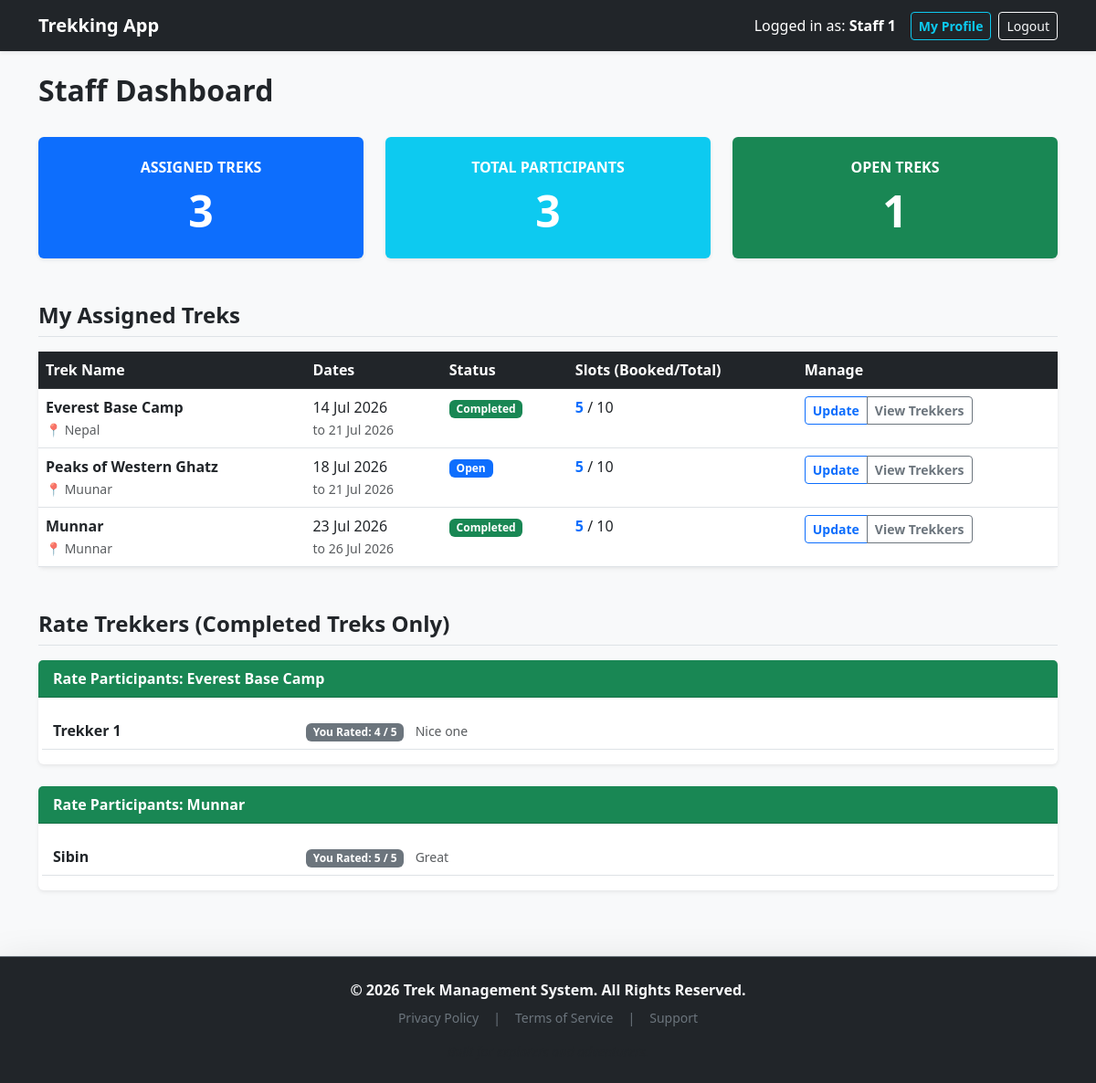
The app's page /staff (signed in) with its own data.
### models.py (models this page shows, shortened)
class User(db.Model):
    id = db.Column(db.Integer, primary_key=True)
    username = db.Column(db.String(150), unique=True, nullable=False)
    email = db.Column(db.String(150), unique=True, nullable=False)
    password = db.Column(db.String(150), nullable=False)
    role = db.Column(db.String(50), nullable=False)
    is_approved = db.Column(db.Boolean, default=True)
    full_name = db.Column(db.String(150), nullable=True)
    contact_number = db.Column(db.String(20), nullable=True)
    emergency_contact = db.Column(db.String(20), nullable=True)
    experience_years = db.Column(db.Integer, nullable=True)
    is_blacklisted = db.Column(db.Boolean, default=False)

class Trek(db.Model):
    id = db.Column(db.Integer, primary_key=True)
    name = db.Column(db.String(150), nullable=False)
    location = db.Column(db.String(150), nullable=False)
    difficulty = db.Column(db.String(50))
    duration = db.Column(db.Integer)
    slots = db.Column(db.Integer)
    status = db.Column(db.String(50), default="Open")
    staff_id = db.Column(db.Integer, db.ForeignKey('user.id'), nullable=True)
    start_date = db.Column(db.Date, nullable=False)
    end_date = db.Column(db.Date, nullable=False)
    description = db.Column(db.Text, nullable=True)
    price = db.Column(db.Float, nullable=False)
    @property
    def booked_count(self):
        return sum(b.slots_booked for b in self.bookings)

class Booking(db.Model):
    id = db.Column(db.Integer, primary_key=True)
    user_id = db.Column(db.Integer, db.ForeignKey('user.id'))
    trek_id = db.Column(db.Integer, db.ForeignKey('trek.id'))
    date = db.Column(db.DateTime, default=datetime.utcnow)
    status = db.Column(db.String(50), default="Booked")
    user = db.relationship('User', backref='user_bookings')
    trek = db.relationship('Trek', backref='bookings')
    slots_booked = db.Column(db.Integer, default=1, nullable=False)
    total_price = db.Column(db.Float, default=0.0, nullable=False)

class Rating(db.Model):
    id = db.Column(db.Integer, primary_key=True)
    trek_id = db.Column(db.Integer, db.ForeignKey('trek.id'))
    staff_id = db.Column(db.Integer, db.ForeignKey('user.id'))
    user_id = db.Column(db.Integer, db.ForeignKey('user.id'))
    staff_rating = db.Column(db.Integer)
    user_rating = db.Column(db.Integer)
    comment = db.Column(db.Text)

### app.py (the view)
@app.route('/staff')
def staff_dashboard():
    if session.get('role') != 'staff':
        return redirect(url_for('login'))
    user = User.query.get(session['user_id'])
    if not user.is_approved:
        flash('Your account is still pending admin approval. Dashboard access is restricted.', 'warning')
        return redirect(url_for('profile'))
    assigned_treks = Trek.query.filter_by(staff_id=session['user_id']).all()
    total_assigned = len(assigned_treks)
    open_treks = sum(1 for trek in assigned_treks if trek.status == 'Open')
    total_participants = sum(len(trek.bookings) for trek in assigned_treks if trek.bookings)
    return render_template('staff_dashboard.html',
                           treks=assigned_treks,
                           total_assigned=total_assigned,
                           open_treks=open_treks,
                           Rating=Rating,
                           total_participants=total_participants)

### templates/staff_dashboard.html (shortened to what this page needs)
{% extends 'index.html' %}
{% block content %}
<div class="d-flex justify-content-between align-items-center mb-4">
    <h2 class="fw-bold">Staff Dashboard</h2>
</div>
<div class="row mb-5 text-center justify-content-center">
    <div class="col-md-4">
        <div class="card bg-primary text-white shadow-sm h-100 border-0">
            <div class="card-body d-flex flex-column justify-content-center py-4">
                <h6 class="card-title text-uppercase mb-2 fw-bold">Assigned Treks</h6>
                <h2 class="display-5 mb-0 fw-bold">{{ total_assigned }}</h2>
            </div>
        </div>
    </div>
    <div class="col-md-4">
        <div class="card bg-info text-white shadow-sm h-100 border-0">
            <div class="card-body d-flex flex-column justify-content-center py-4">
                <h6 class="card-title text-uppercase mb-2 fw-bold">Total Participants</h6>
                <h2 class="display-5 mb-0 fw-bold">{{ total_participants }}</h2>
            </div>
        </div>
    </div>
    <div class="col-md-4">
        <div class="card bg-success text-white shadow-sm h-100 border-0">
            <div class="card-body d-flex flex-column justify-content-center py-4">
                <h6 class="card-title text-uppercase mb-2 fw-bold">Open Treks</h6>
                <h2 class="display-5 mb-0 fw-bold">{{ open_treks }}</h2>
            </div>
        </div>
    </div>
</div>
<h4 class="fw-bold mb-3 border-bottom pb-2">My Assigned Treks</h4>
<div class="card shadow-sm p-0 mb-5 border-0">
    <table class="table table-hover mb-0">
        <thead class="table-dark">
            <tr>
                <th>Trek Name</th>
                <th>Dates</th>
                <th>Status</th>
                <th>Slots (Booked/Total)</th>
                <th>Manage</th>
            </tr>
        </thead>
        <tbody>
            {% for trek in treks %}
            <tr>
                <td class="fw-bold">{{ trek.name }} <br><small class="text-muted fw-normal">📍 {{ trek.location }}</small></td>
                <td>{{ trek.start_date.strftime('%d %b %Y') }} <br><small class="text-muted">to {{ trek.end_date.strftime('%d %b %Y') }}</small></td>
                <td>
                    <span class="badge bg-{% if trek.status == 'Open' %}primary{% elif trek.status == 'Closed' %}secondary{% elif trek.status == 'Completed' %}success{% elif trek.status == 'Canceled' %}danger{% else %}warning text-dark{% endif %}">
                        {{ trek.status }}
                    </span>
                </td>
                <td><span class="fw-bold text-primary">{{ trek.booked_count }}</span> / {{ trek.slots }}</td>
                <td>
                    <div class="btn-group" role="group">
                        <button class="btn btn-sm btn-outline-primary fw-bold" data-bs-toggle="modal" data-bs-target="#updateTrekModal{{ trek.id }}">Update</button>
                        <button class="btn btn-sm btn-outline-secondary fw-bold" data-bs-toggle="modal" data-bs-target="#viewParticipantsModal{{ trek.id }}">View Trekkers</button>
                    </div>
                </td>
            </tr>
            {% endfor %}
        </tbody>
    </table>
</div>
<h4 class="fw-bold mt-5 mb-3 border-bottom pb-2">Rate Trekkers (Completed Treks Only)</h4>
<div class="row">
    {% for trek in treks if trek.status == 'Completed' %}
    <div class="col-12 mb-4">
        <div class="card shadow-sm border-0">
            <div class="card-header bg-success text-white fw-bold">Rate Participants: {{ trek.name }}</div>
            <div class="card-body">
                {% for booking in trek.bookings %}
                <div class="row align-items-center border-bottom py-2">
                    <div class="col-md-3 fw-bold">
                        <a href="{{ url_for('view_user_profile', user_id=booking.user.id) }}" class="text-decoration-none text-dark">
                            {{ booking.user.full_name or booking.user.username }}
                        </a>
                    </div>
                    <div class="col-md-9">
                        {% set ns = namespace(existing=None) %}
                        {% for r in Rating.query.filter_by(trek_id=trek.id, user_id=booking.user_id, staff_id=session['user_id']).all() %}
                            {% if r.user_rating %}
                                {% set ns.existing = r %}
                            {% endif %}
                        {% endfor %}
                        {% if ns.existing %}
                            <span class="badge bg-secondary">You Rated: {{ ns.existing.user_rating }} / 5</span>
                            <small class="text-muted ms-2">{{ ns.existing.comment }}</small>
                        {% endif %}
                    </div>
                </div>
                {% else %}
                <div class="text-muted small">No participants booked this trek.</div>
                {% endfor %}
            </div>
        </div>
    </div>
    {% else %}
    <div class="col-12 text-muted">No completed treks available to rate participants.</div>
    {% endfor %}
</div>
{% endblock %}

### templates/index.html (shortened to what this page needs)
<!DOCTYPE html>
<html lang="en">
<head>
    <link href="https://cdn.jsdelivr.net/npm/bootstrap@5.3.0/dist/css/bootstrap.min.css" rel="stylesheet">
</head>
<body class="bg-light">
    <nav class="navbar navbar-expand-lg navbar-dark bg-dark mb-4 shadow-sm">
        <div class="container">
            <a class="navbar-brand fw-bold" href="#">Trekking App</a>
            <div class="collapse navbar-collapse justify-content-end" id="navbarNav">
                <div class="d-flex align-items-center mt-2 mt-lg-0">
                    {% if session.get('user_id') %}
                        <span class="navbar-text text-white me-3 d-none d-sm-inline">
                            Logged in as: <strong>{{ session.get('name') }}</strong>
                        </span>
                        {% if session.get('role') != 'admin' %}
                            <a href="{{ url_for('profile') }}" class="btn btn-sm btn-outline-info me-2 fw-bold">My Profile</a>
                        {% endif %}
                        <a href="{{ url_for('logout') }}" class="btn btn-sm btn-outline-light">Logout</a>
                    {% else %}
                        <a href="{{ url_for('login') }}" class="btn btn-sm btn-outline-light">Login</a>
                    {% endif %}
                </div>
            </div>
        </div>
    </nav>
    <div class="container pb-5">
        {% block content %}{% endblock %}
    </div>
        <footer class="bg-dark text-light py-4 mt-auto shadow-lg border-top border-secondary">
        <div class="container text-center">
            <p class="mb-1 fw-bold">&copy; 2026 Trek Management System. All Rights Reserved.</p>
            <div class="d-flex justify-content-center gap-3 mt-2 small text-secondary">
                <a href="#" class="text-decoration-none text-secondary custom-hover">Privacy Policy</a>
                <span>|</span>
                <a href="#" class="text-decoration-none text-secondary custom-hover">Terms of Service</a>
                <span>|</span>
                <a href="#" class="text-decoration-none text-secondary custom-hover">Support</a>
            </div>
            <p class="mt-3 mb-0 small text-muted fst-italic">Built for explorers and adventurers.</p>
        </div>
    </footer>
</body>
</html>

### records on screen
User: get "Staff 1"
Trek: name "Everest Base Camp", location "Nepal", start_date "14 Jul 2026", end_date "21 Jul 2026", status "Completed", booked_count "5", slots "10"
Trek: name "Peaks of Western Ghatz", location "Muunar", start_date "18 Jul 2026", end_date "21 Jul 2026", status "Open", booked_count "5", slots "10"
Trek: name "Munnar", location "Munnar", start_date "23 Jul 2026", end_date "26 Jul 2026", status "Completed", booked_count "5", slots "10"
Booking: user "Trekker 1"
Rating: existing.user_rating "4", existing.comment "Nice one"
Booking: user "Sibin"
Rating: existing.user_rating "5", existing.comment "Great"

### other values on screen
{{ total_assigned }} "3"
{{ total_participants }} "3"
{{ open_treks }} "1"
